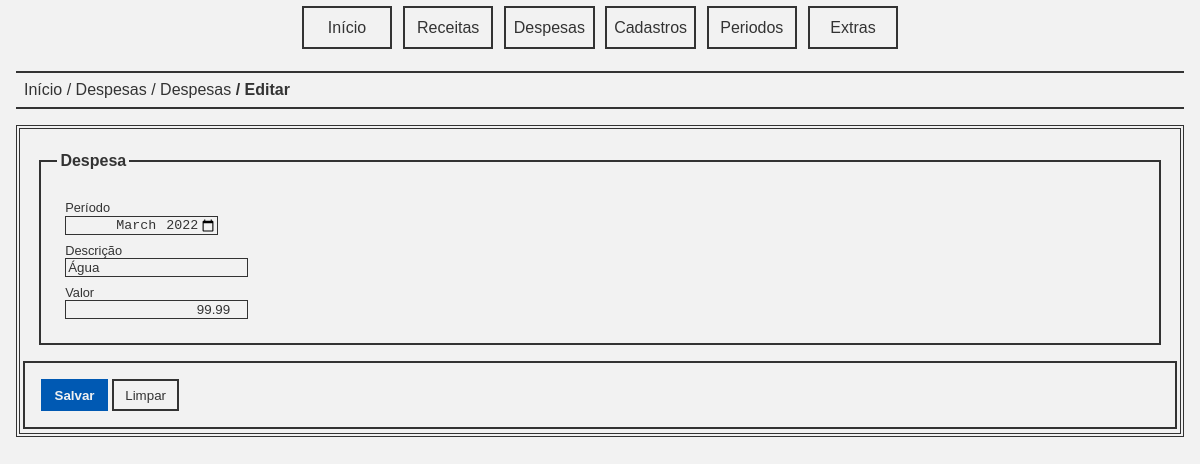
Screenshot of /despesa_editar.php?despesa=1 with the database file from the repository.
### tables this page shows
CREATE TABLE IF NOT EXISTS `despesas` (
  `cod` int(11) NOT NULL AUTO_INCREMENT,
  `periodo` int(11) NOT NULL,
  `descricao` varchar(255) NOT NULL,
  `valor` decimal(10,2) NOT NULL,
  PRIMARY KEY (`cod`)
);

### app/despesa.php (called while the page is built, shortened)
<?php
require_once 'periodo.php';
function despesa_detalhes(int $cod): array {
    $dbh = connect();
    $stmt = $dbh->prepare('SELECT * FROM despesas WHERE cod = :cod;');
    $data = [
        'cod' => $cod
    ];
    if ($stmt->execute($data) === false) {
        trigger_error("Falha ao buscar dados da despesa [$cod].", E_USER_ERROR);
    }
    return $stmt->fetch();
}

### app/periodo.php (called while the page is built, shortened)
<?php
require_once '../app/despesa.php';
function int2periodo(int $periodo): string {
    $dt = date_create_from_format('Ym', $periodo);
    return $dt->format('Y-m');
}

### public/despesa_editar.php (the view, shortened to what this page needs)
<?php require '../tpl/pageh.php';
 require_once '../app/despesa.php';
 if (key_exists('despesa', $_GET)) {
    $cod = $_GET['despesa'];
} else {
    trigger_error("Despesa não informada.", E_USER_ERROR);
}
$despesa = despesa_detalhes($cod);
?>
<nav class="breadcrumb">
    <a class="item" href="index.php">Início</a>
    <a class="item" href="despesas.php">Despesas</a>
    <a class="item" href="despesa_detalhes.php?despesa=<?=$cod;?>">Despesas</a>
    <a class="item">Editar</a>
</nav>
<main class="panel">
    <form action="despesa_editar_salvar.php" method="POST">
        <fieldset class="fields">
            <legend class="title">Despesa</legend>
            <div class="field">
                <label for="periodo">Período</label>
                <input type="month" id="periodo" name="periodo" required autofocus value="<?= int2periodo($despesa['periodo']);?>">
            </div>
            <div class="field">
                <label for="descricao">Descrição</label>
                <input type="text" id="descricao" name="descricao" required placeholder="Descrição da despesa" autocomplete="off" value="<?=$despesa['descricao'];?>">
            </div>
            <div class="field">
                <label for="valor">Valor</label>
                <input type="number" id="valor" name="valor" required min="0.00" step="0.01" value="<?=$despesa['valor'];?>">
            </div>
        </fieldset>
        <footer class="buttons">
            <button class="primary button" type="submit">Salvar</button>
            <button class="button" type="reset">Limpar</button>
        </footer>
    </form>
</main>
<?php require '../tpl/pagef.php'; ?>

### public/assets/css/basic.css (style rules this page uses)
:root { --tc: #333333; --bgc: #f2f2f2; --dc: #0059b3; --dac: #0073e6; --ec: #990000; --eac: #b30000; --sc: #009900; --sac: #006600; --wc: #ff9900; --wac: #cc7a00; }
body { color: var(--tc); font-family: sans-serif; background-color: var(--bgc); padding: 0; margin: 0; }
a { text-decoration: none; color: var(--tc); font-style: normal; }
.item { font-style: normal; }
.panel { border: double 0.25em var(--tc); padding: 0.2em; margin: 1em; }
.title { font-weight: bold; background-color: var(--tc); color: var(--bgc); margin: 0; margin-bottom: 0.2em; padding: 0.2em; }
.breadcrumb { margin: 1em; font-style: italic; border-top: solid 0.15em var(--tc); border-bottom: solid 0.15em var(--tc); padding: 0.5em; }
.breadcrumb > .item::before { content: " / "; }
.breadcrumb > .item:first-child::before { content: ""; }
.breadcrumb > .item:last-child { font-weight: bold; }
.fields { border: solid 0.15em var(--tc); padding: 1em; margin: 1em; }
.fields > .title { background-color: transparent; color: var(--tc); font-weight: bold; }
.field { display: block; margin: 0.5em; }
.field > label { display: block; font-size: 0.8em; }
.field > input { border: solid 0.1em var(--tc); background-color: transparent; color: var(--tc); }
.field > input[type=number], .field > input[type=date], .field > input[type=month] { text-align: right; }
.buttons { border: solid 0.15em var(--tc); padding: 1em; }
.button { background: transparent; border: solid 0.15em var(--tc); padding: 0.5em; min-width: 5em; color: var(--tc); }
.button.primary { background-color: var(--dc); border: solid 0.15em var(--dc); color: var(--bgc); font-weight: bold; }

### rows the page displays
despesas: periodo "2022-03", descricao "Água", valor "99.99"
